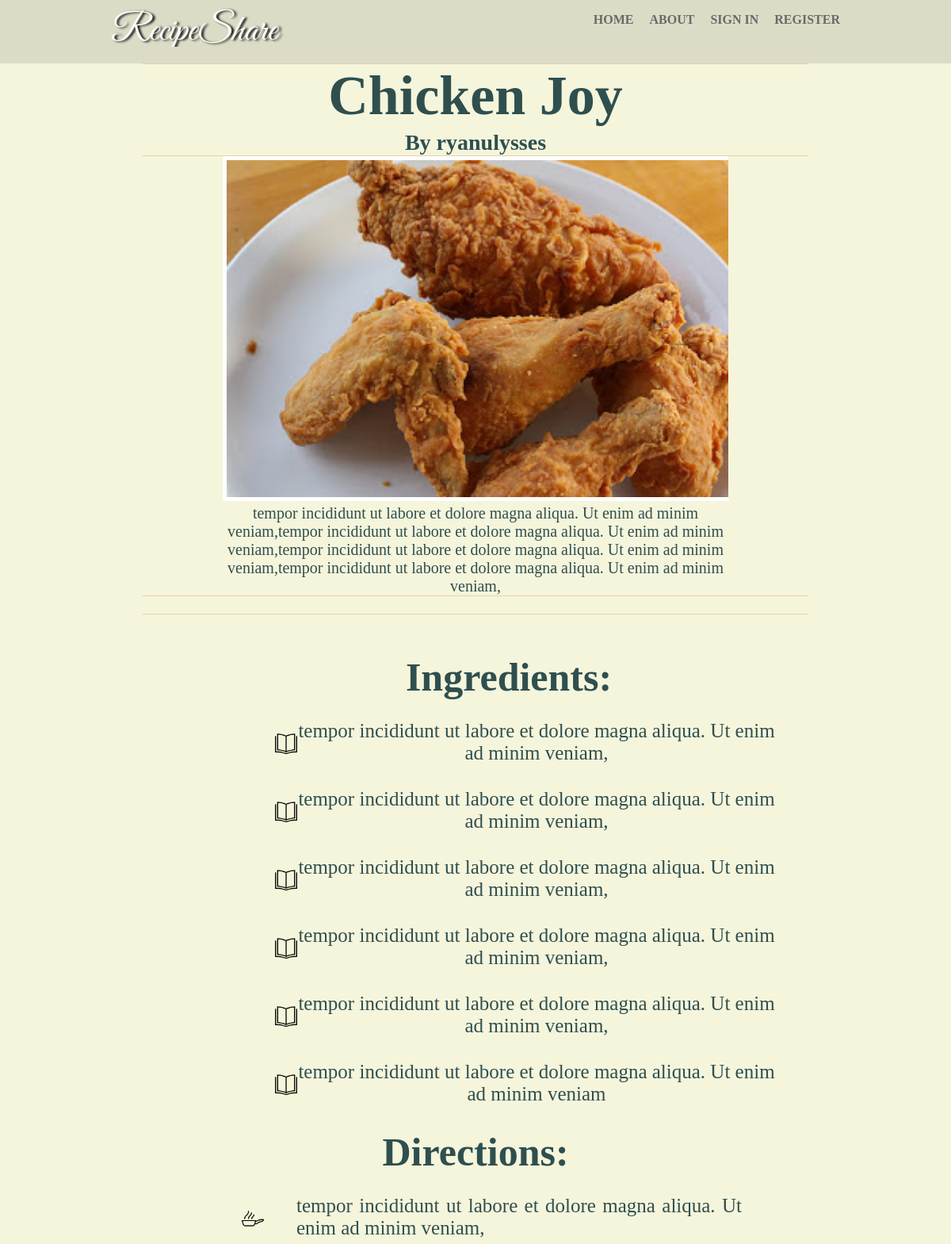
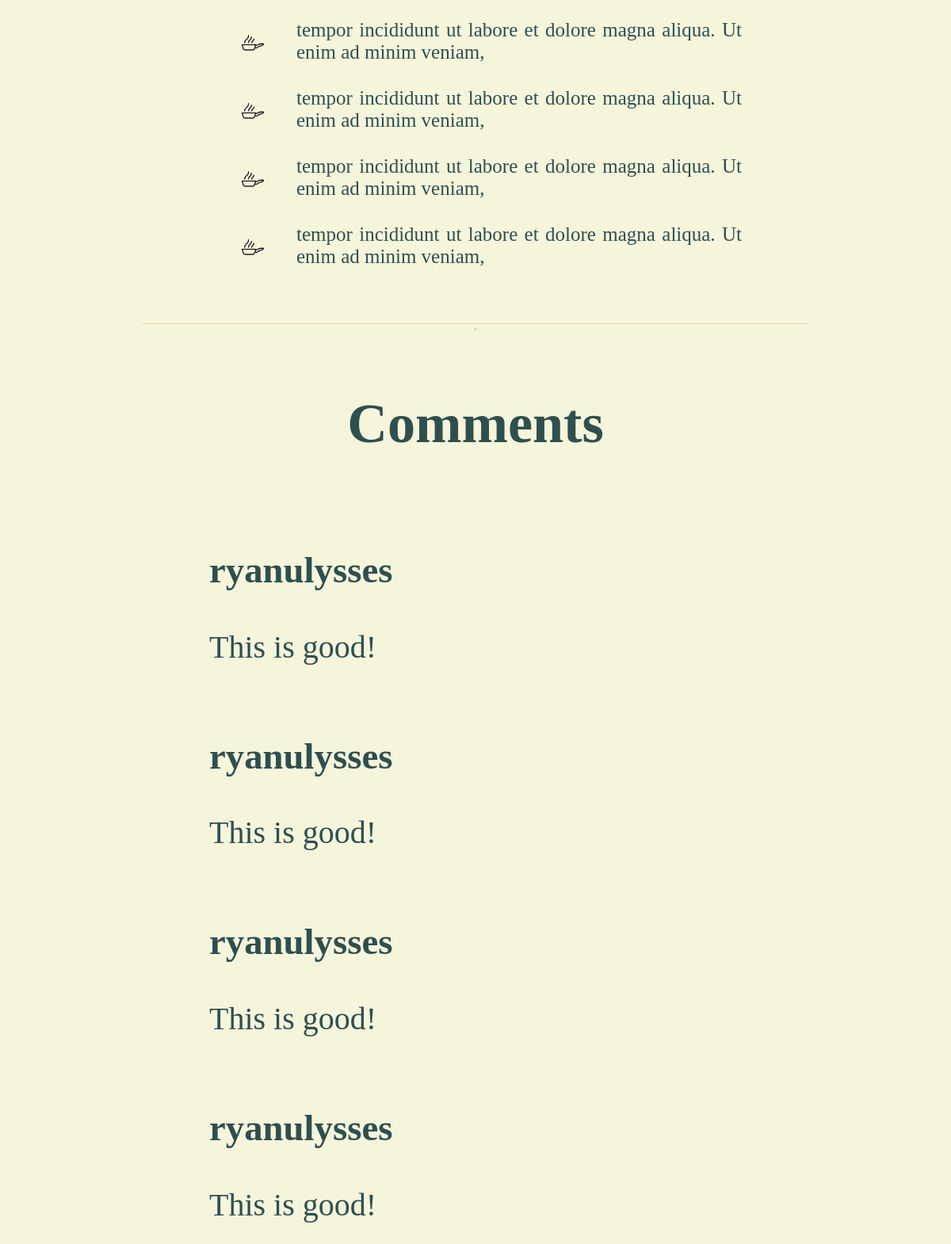
Screenshot of /article/4 with the database file from the repository (2 pictures, top to bottom).
### tables this page shows
CREATE TABLE recipe(id INTEGER  PRIMARY KEY, dishname VARCHAR(100) NOT NULL, description TEXT NOT NULL, ingredients TEXT NOT NULL, directions TEXT NOT NULL, imagename VARCHAR(100) NOT NULL, author VARCHAR(100) NOT NULL);

CREATE TABLE comments(comments TEXT NOT NULL, id INTEGER NOT NULL, user VARCHAR(100) NOT NULL);

### application.py (the view, shortened to what this page needs)
@app.route('/article/<id>', methods=['POST', 'GET'])
@app.route('/')
def article(id):
    with sqlite3.connect('database.db') as conn:
        cur = conn.cursor()
        cur.execute("SELECT comments, user FROM comments WHERE id = ?", [id])
        comments = cur.fetchall()
        cur = conn.cursor()
        cur.execute("SELECT * FROM recipe WHERE id = ?", [id])
        recipe = cur.fetchall()
        return render_template('article.html', recipe=recipe, comments=comments)
    return render_template('article.html', recipe=recipe, comments=comments)

### templates/article.html (shortened to what this page needs)
{% extends "layout.html" %}
{% block content %}
<header class = 'loginnav'>
		<div class="container">
			<nav>
				<h2>RecipeShare</h2>
				<ul>
					{% if not session['username'] %}
							<li><a href = {{ url_for("register")}} >Register</a></li>
							<li><a href = {{ url_for("login")}}>Sign in</a></li>
					{% else %}
							<li id = 'LogoutButton' ><a href = {{ url_for("logout")}}> Logout </a></li>
					{% endif %}
							<li><a href = "#">About</a></li>
					{% if not session['username'] %}
							<li><a href = {{ url_for("home")}}>Home</a></li>
					{% else %}
							<li><a href = {{ url_for("profile", username = session['username'])}}>Profile</a></li>
							<li><a href = {{ url_for("home", username = session['username'])}}>Home</a></li>
					{% endif %}
				</ul>
			</nav>
		</div>
</header>
<section id = 'recipeshowcase'>
	{% for n in recipe %}
	<article id = 'dishnamesummarygroup'>
		<article id = 'dishnameshowcase'>
			<div class = 'container'>
				<h2>{{n[1]}}</h2>
			</div>
			<div class = 'container'>
				<h4>By {{n[6]}}</h4>
			</div>
		</article>
		<article id = 'pictureshowcase'>
			<div class = 'container'>
				<img src = "{{ url_for('static' , filename = 'images/recipeimages/' + n[5])}}" ><br>
			</div>
			<div class = 'container'>
				<p>{{n[2]}}</p>
			</div>
		</article>
	</article>
	<article class = 'links'>
	</article>
	<article id = 'dishnamesummarygroup2'>
		<article id = 'ingredientsshowcase'>
			<div class = 'container'>
				<h1> Ingredients:</h1>
				{% set ing = n[3].split('\n') %}
				{% for x in ing %}
				<ul>
					<li>{{x}}</li>
				</ul>
				{% endfor %}
			</div>
		</article>
		<article id = 'directionsshowcase'>
			<div class = 'container'>
				<h1>Directions:</h1>
				{% set dir = n[4].split('\n') %}
				{% for y in dir %}
				<ul>
					<li> {{y}}</li>
				</ul>
				{% endfor %}
			</div>
		</article>
	</article>
	{% endfor %}
	<hr>
	<section id = 'commentsection'>
		<div class = 'commentheader'>
			<div class = 'container'>
				<h1>Comments</h1>
			</div>
		</div>
		{% for n in comments %}
		<div class = 'comments'>
			<div class ='container'>
				<h3> {{n[1]}}</h3>
				<p>{{n[0]}}</p>
			</div>
		</div>
		{% endfor %}
	</section>
</section>
{% endblock %}

### templates/layout.html (shortened to what this page needs)
<!DOCTYPE html>
<html lang="en">
	<head>
		<link rel="stylesheet" type="text/css" href = "{{ url_for('static', filename ='style.css')}}">
	</head>
		<body>
			<div id = 'fullbodycontainer'>
				<div class = 'main'>
					{% block content %}{% endblock %}
				</div>
			</div>
		</body>
</html>

### rows the page displays
recipe: dishname "Chicken Joy", author "ryanulysses", imagename (picture), description "tempor incididunt ut labore et dolore magna aliqua. Ut enim ad minim veniam,tempor incididunt ut labore et dolore magna aliqua. Ut enim ad minim veniam,tempor incididunt ut labore et dolore magna aliqua. Ut enim ad minim veniam,tempor incididunt ut labore et dolore magna aliqua. Ut enim ad minim veniam,", ing "tempor incididunt ut labore et dolore magna aliqua. Ut enim ad minim veniam," "tempor incididunt ut labore et dolore magna aliqua. Ut enim ad minim veniam," "tempor incididunt ut labore et dolore magna aliqua. Ut enim ad minim veniam," "tempor incididunt ut labore et dolore magna aliqua. Ut enim ad minim veniam," "tempor incididunt ut labore et dolore magna aliqua. Ut enim ad minim veniam," "tempor incididunt ut labore et dolore magna aliqua. Ut enim ad minim veniam", dir "tempor incididunt ut labore et dolore magna aliqua. Ut enim ad minim veniam," "tempor incididunt ut labore et dolore magna aliqua. Ut enim ad minim veniam," "tempor incididunt ut labore et dolore magna aliqua. Ut enim ad minim veniam," "tempor incididunt ut labore et dolore magna aliqua. Ut enim ad minim veniam," "tempor incididunt ut labore et dolore magna aliqua. Ut enim ad minim veniam,"
comments: user "ryanulysses", comments "This is good!"
comments: user "ryanulysses", comments "This is good!"
comments: user "ryanulysses", comments "This is good!"
comments: user "ryanulysses", comments "This is good!"
